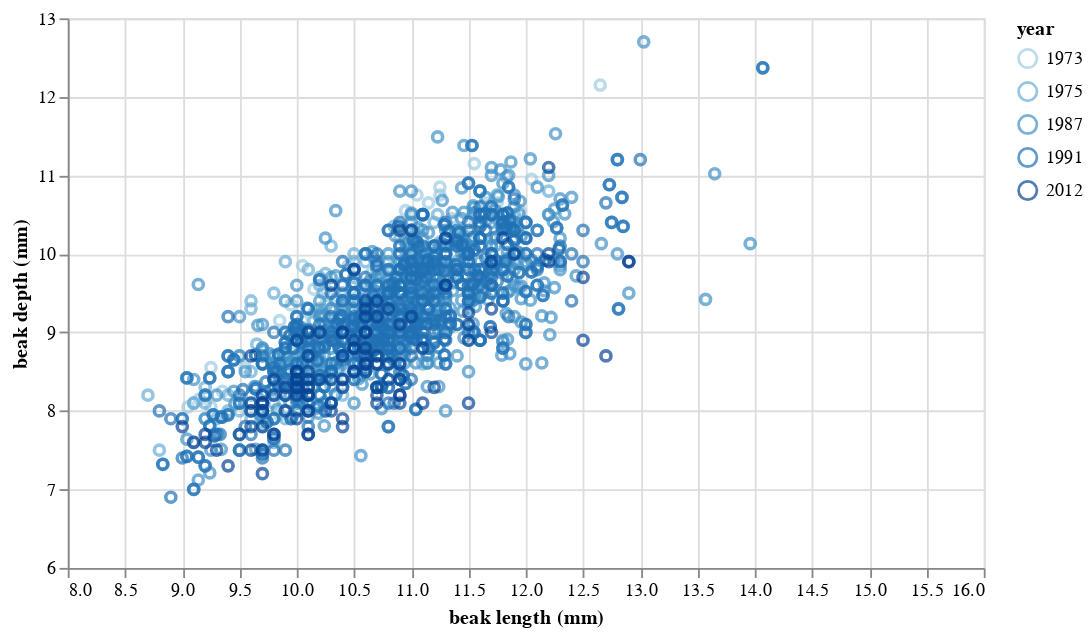

Notebook code for this chart:
### Code cell
fortis_plot

### Figure 1 — Vega-Lite specification as saved in the notebook (floating-point values rounded to 4 significant figures; data arrays with more than 128 entries replaced by an {"elided": "..."} marker saying what was removed)
{"$schema": "https://vega.github.io/schema/vega-lite/v2.4.3.json", "config": {"view": {"height": 300, "width": 400}}, "data": {"values": {"elided": "1802 records"}}, "encoding": {"color": {"field": "year", "scale": {"domain": [1973, 1975, 1987, 1991, 2012], "range": ["#9ecae1", "#6baed6", "#4292c6", "#2171b5", "#084594"]}, "type": "ordinal"}, "x": {"field": "beak length (mm)", "scale": {"domain": [8, 16], "zero": false}, "type": "quantitative"}, "y": {"field": "beak depth (mm)", "scale": {"domain": [6, 13], "zero": false}, "type": "quantitative"}}, "height": 300, "mark": "point", "width": 500}
